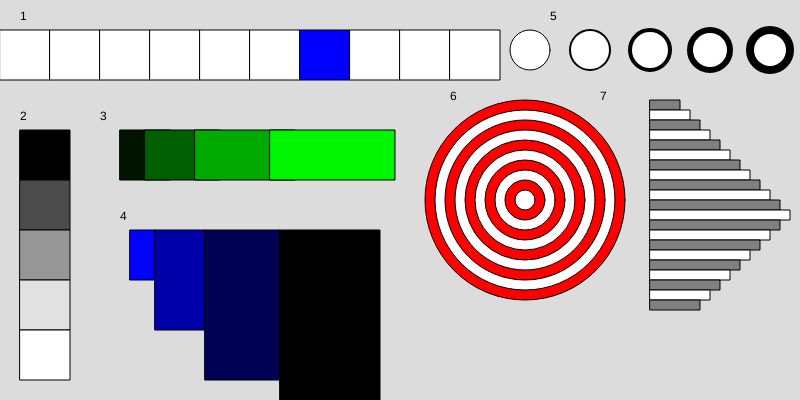
Frame 1 (no input)
Frame 60 (no input): identical to frame 1, image omitted
Frame 120 (the mouse pressed at the canvas centre since frame 60): identical to frame 1, image omitted

The p5.js sketch that drew this single still picture (run headless with seeded random() and noise() and a simulated clock; from frame 60 on, the mouse is pressed at the canvas centre):

// p5.js sketch
// ── sketch.js


function setup() {
  createCanvas(800, 400);
}
function draw() {
  background(220);
  strokeWeight(1);
  //opdracht 1
  fill('black');
  text("1", 20, 20);
  fill('white');
  for (let i = 0; i < 10; i++) {
    rect(0 + (i * 50), 30, 50, 50);
    if (i == 5) {
      fill("blue");
    }
    else {
      fill("white");
    }
  }
  //opdracht 2
  fill('black');
  text("2", 20, 120);
  for (let r = 0; r < 5; r++) {
    fill(r * 75);
    rect(20, 130 + (r * 50), 50, 50);
  }
  //opdracht3
  let xoffset = 0;
  fill('black');
  text("3", 100, 120);
  for (let b = 0; b < 4; b++) {
    fill(0, 20 + (b * 75), 0);
    rect(xoffset + 120, 130, 50 + b * 25, 50);
    xoffset = xoffset + 25 * (b + 1);
  }
  //opdracht4
  fill('black');
  text("4", 120, 220);
  let aantalVierkantjes = 4;
  for (let l = 0; l < aantalVierkantjes; l++) {

    let blauwWaarde = 255 - l * (255 / (aantalVierkantjes - 1));
    fill(0, 0, blauwWaarde);
    rect(xoffset + -120, 230, 25 + l * 25, 50 + l * 50);
    xoffset = xoffset + 25 * (l + 1);
  }
  //opdracht5
  fill('black');
  text("5", 550, 20);
  fill('white')
  for (let c = 0; c < 6; c++) {
    circle(530 + c * 60, 50, 40);
    strokeWeight(2 + c * 2)
  }
  //opdracht 6
  strokeWeight(1)
  fill('black');
  text("6", 450, 100);
  fill('white');
  for (let s = 0; s < 10; s++) {
    if (s % 2 == 0) {
      fill('red');
    }
    else {
      fill('white');
    }
    circle(525, 200, 200 - s * 20);
  }
  //opdracht7
  fill(0, 0, 0);
  text("7", 600, 100);
  fill('grey');
  for (let g = 0; g < 21; g++) {
    if (g % 2 == 1) {
      fill('white');
    }
    else {
      fill('grey');
    }

    // Standaard breedte bij het steeds langer worden
    let breedte = 30 + g * 10;

    // Als we over de helft zijn, dan moet ie kleiner worden
    if (g > 11){
      breedte = 140 - (g - 11) * 10;
    }

    rect(650, 100 + g * 10, breedte , 10);

  }

}
